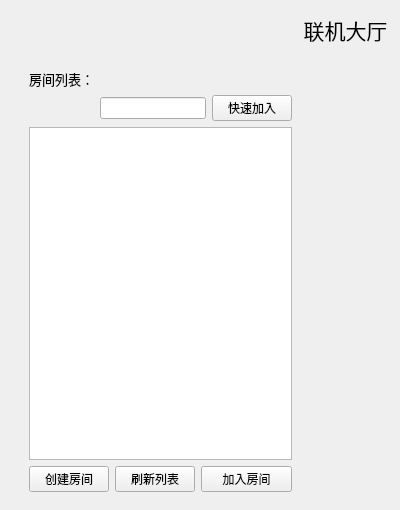
      <widget class="QWidget" name="hallpage">
       <widget class="QLabel" name="hallTitleLabel">
        <property name="geometry">
         <rect>
          <x>300</x>
          <y>10</y>
          <width>91</width>
          <height>41</height>
         </rect>
        </property>
        <property name="text">
         <string>&lt;html&gt;&lt;head/&gt;&lt;body&gt;&lt;p align=&quot;center&quot;&gt;&lt;span style=&quot; font-size:16pt;&quot;&gt;联机大厅&lt;/span&gt;&lt;/p&gt;&lt;/body&gt;&lt;/html&gt;</string>
        </property>
       </widget>
       <widget class="QFrame" name="frame">
        <property name="geometry">
         <rect>
          <x>20</x>
          <y>60</y>
          <width>281</width>
          <height>441</height>
         </rect>
        </property>
        <layout class="QGridLayout" name="gridLayout_15">
         <item row="0" column="0">
          <widget class="QLabel" name="roomListLabel">
           <property name="text">
            <string>&lt;html&gt;&lt;head/&gt;&lt;body&gt;&lt;p&gt;&lt;span style=&quot; font-size:10pt;&quot;&gt;房间列表：&lt;/span&gt;&lt;/p&gt;&lt;/body&gt;&lt;/html&gt;</string>
           </property>
          </widget>
         </item>
         <item row="1" column="1" colspan="3">
          <widget class="QLineEdit" name="selectRoomLine">
           <property name="text">
            <string/>
           </property>
          </widget>
         </item>
         <item row="1" column="4">
          <widget class="QPushButton" name="selectRoomButton">
           <property name="text">
            <string>快速加入</string>
           </property>
          </widget>
         </item>
         <item row="2" column="0" colspan="5">
          <widget class="QListWidget" name="roomListWidget"/>
         </item>
         <item row="3" column="0" colspan="2">
          <widget class="QPushButton" name="createRoomButton">
           <property name="text">
            <string>创建房间</string>
           </property>
          </widget>
         </item>
         <item row="3" column="2">
          <widget class="QPushButton" name="flushButton">
           <property name="text">
            <string>刷新列表</string>
           </property>
          </widget>
         </item>
         <item row="3" column="3" colspan="2">
          <widget class="QPushButton" name="joinRoomButton">
           <property name="text">
            <string>加入房间</string>
           </property>
          </widget>
         </item>
        </layout>
       </widget>
      </widget>
